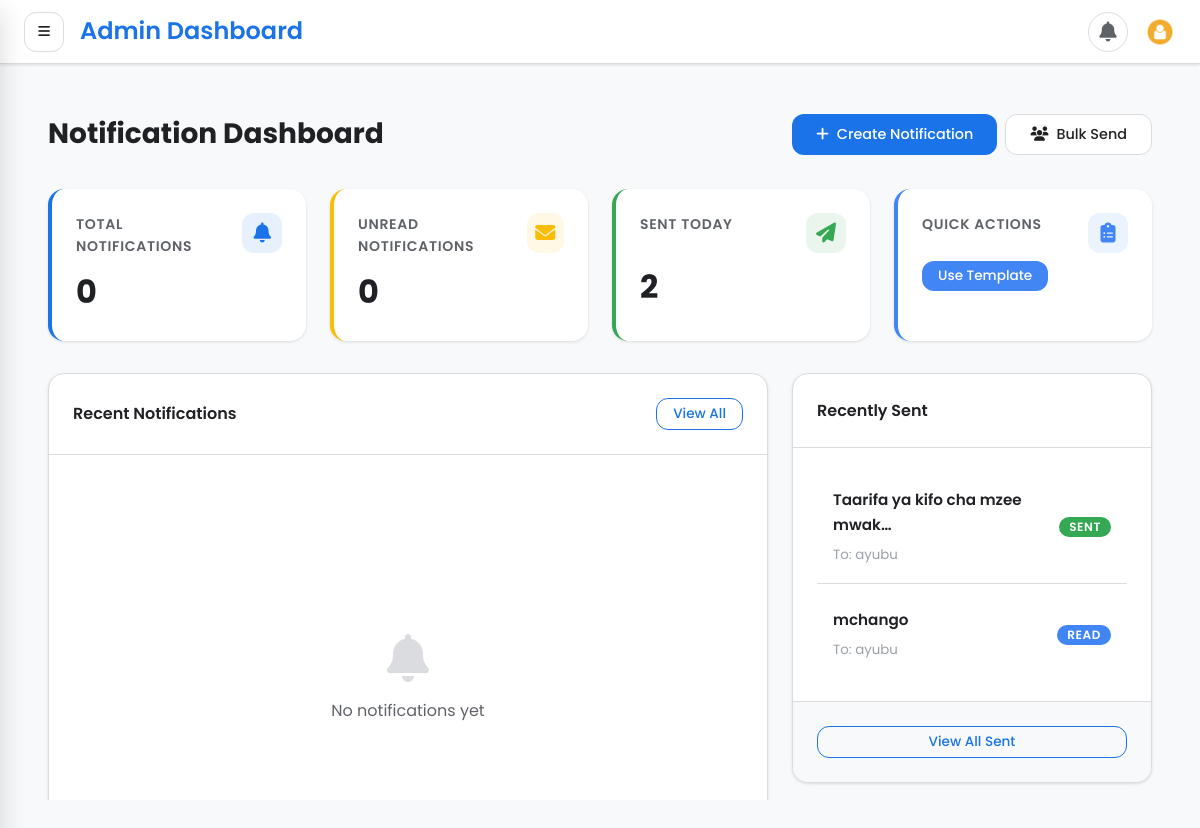
Screenshot of /notifications/ (signed in) with the database file from the repository.
### notification/models.py (models this page shows, shortened)
class Notification(models.Model):
    NOTIFICATION_TYPES = [
        ('announcement', 'Announcement'),
        ('event', 'Event'),
        ('prayer_request', 'Prayer Request'),
        ('donation', 'Donation'),
        ('attendance', 'Attendance'),
        ('birthday', 'Birthday'),
        ('anniversary', 'Anniversary'),
        ('volunteer', 'Volunteer'),
        ('meeting', 'Meeting'),
        ('broadcast', 'Broadcast'),
        ('reminder', 'Reminder'),
        ('alert', 'Alert'),
    ]
    PRIORITY_LEVELS = [
        ('low', 'Low'),
        ('medium', 'Medium'),
        ('high', 'High'),
        ('urgent', 'Urgent'),
    ]
    STATUS_CHOICES = [
        ('pending', 'Pending'),
        ('sent', 'Sent'),
        ('read', 'Read'),
        ('archived', 'Archived'),
    ]
    title = models.CharField(max_length=255)
    message = models.TextField()
    notification_type = models.CharField(max_length=50, choices=NOTIFICATION_TYPES)
    priority = models.CharField(max_length=20, choices=PRIORITY_LEVELS, default='medium')
    status = models.CharField(max_length=20, choices=STATUS_CHOICES, default='pending')
    recipient = models.ForeignKey(User, on_delete=models.CASCADE, related_name='notifications')
    sender = models.ForeignKey(User, on_delete=models.SET_NULL, null=True, blank=True, related_name='sent_notifications')
    is_read = models.BooleanField(default=False)
    read_at = models.DateTimeField(null=True, blank=True)
    sent_at = models.DateTimeField(null=True, blank=True)
    scheduled_for = models.DateTimeField(null=True, blank=True)
    action_url = models.URLField(max_length=500, blank=True, null=True, help_text="URL to redirect when notification is clicked")
    icon = models.CharField(max_length=50, blank=True, null=True, help_text="Icon class or name")
    content_type = models.CharField(max_length=100, blank=True, null=True, help_text="Type of related content")
    object_id = models.PositiveIntegerField(blank=True, null=True, help_text="ID of related object")
    created_at = models.DateTimeField(auto_now_add=True)
    updated_at = models.DateTimeField(auto_now=True)
    expires_at = models.DateTimeField(null=True, blank=True, help_text="Notification expiry date")
    class Meta:
        ordering = ['-created_at']
        indexes = [
            models.Index(fields=['recipient', 'is_read']),
            models.Index(fields=['notification_type', 'status']),
            models.Index(fields=['-created_at']),
        ]
        verbose_name = 'Notification'
        verbose_name_plural = 'Notifications'

### users/models.py (models this page shows, shortened)
class User(AbstractBaseUser, PermissionsMixin):
    roles =[
        ('admin','Admin'),
        ('Chairperson','Chairperson'),
        ('Secretary','Secretary'),
        ('Accountant','Accountant'),
        ('Member','Member'),
    ]
    username = models.CharField(max_length=255, blank=True, unique=True)
    email = models.EmailField(max_length=255, unique=True, null=True, blank=True)
    firstname = models.CharField(max_length=30, null=True, blank=True)
    lastname = models.CharField(max_length=30, null=True, blank=True)
    is_active = models.BooleanField(default=True)
    roles = models.CharField(max_length=50, choices=roles, default='Member')
    date_joined = models.DateTimeField(default=timezone.now)
    is_staff = models.BooleanField(default=False)
    is_verified = models.BooleanField(default=False)
    phone = models.CharField(max_length=15, blank=True, null=True)
    force_password_change = models.BooleanField(default=True)
    objects = ManagerUser()
    USERNAME_FIELD = 'username' # primary identifier for django auth
    REQUIRED_FIELDS = []     # required when creating superuser

### notification/views.py (the view)
# urls.py: path('', views.NotificationDashboardView.as_view(), name='notification-dashboard'),
class NotificationDashboardView(LoginRequiredMixin, View):
    def get(self, request):
        user_notifications = Notification.objects.filter(
            recipient=request.user
        ).order_by('-created_at')[:10]
        sent_notifications = Notification.objects.filter(
            sender=request.user
        ).order_by('-created_at')[:5]
        total_notifications = Notification.objects.filter(recipient=request.user).count()
        unread_notifications = Notification.objects.filter(
            recipient=request.user,
            is_read=False
        ).count()
        context = {
            'user_notifications': user_notifications,
            'sent_notifications': sent_notifications,
            'total_notifications': total_notifications,
            'unread_notifications': unread_notifications,
            'notification_types': Notification.NOTIFICATION_TYPES,
            'priority_levels': Notification.PRIORITY_LEVELS,
        }
        return render(request, 'notification/dashboard.html', context)

### templates/notification/dashboard.html (shortened to what this page needs)
{% extends 'base.html' %}
{% load static %}
{% block content %}
<div class="dashboard-container">
    <div class="dashboard-header">
        <h1>Notification Dashboard</h1>
        <div class="header-actions">
            <a href="{% url 'create-notification' %}" class="btn btn-primary">
                <i class="fas fa-plus"></i>Create Notification
            </a>
            <a href="{% url 'bulk-notification' %}" class="btn btn-secondary">
                <i class="fas fa-users"></i>Bulk Send
            </a>
        </div>
    </div>
    <div class="stats-grid">
        <div class="stat-card">
            <div class="stat-header">
                <div class="stat-title">Total Notifications</div>
                <div class="stat-icon">
                    <i class="fas fa-bell"></i>
                </div>
            </div>
            <div class="stat-value">{{ total_notifications }}</div>
        </div>
        <div class="stat-card warning">
            <div class="stat-header">
                <div class="stat-title">Unread Notifications</div>
                <div class="stat-icon">
                    <i class="fas fa-envelope"></i>
                </div>
            </div>
            <div class="stat-value">{{ unread_notifications }}</div>
        </div>
        <div class="stat-card success">
            <div class="stat-header">
                <div class="stat-title">Sent Today</div>
                <div class="stat-icon">
                    <i class="fas fa-paper-plane"></i>
                </div>
            </div>
            <div class="stat-value">{{ sent_notifications.count }}</div>
        </div>
        <div class="stat-card info">
            <div class="stat-header">
                <div class="stat-title">Quick Actions</div>
                <div class="stat-icon">
                    <i class="fas fa-clipboard-list"></i>
                </div>
            </div>
            <div class="d-flex align-items-center">
                <a href="{% url 'template-notification' %}" class="btn btn-sm btn-info">
                    Use Template
                </a>
            </div>
        </div>
    </div>
    <div class="content-grid">
        <div>
            <div class="card">
                <div class="card-header">
                    <h6>Recent Notifications</h6>
                    <a href="{% url 'notification-list' %}" class="btn btn-sm btn-outline-primary">
                        View All
                    </a>
                </div>
                <div class="card-body">
                    {% if user_notifications %}
                        <div class="list-group">
                            {% for notification in user_notifications %}
                                <a href="{% url 'notification-detail' notification.id %}"
                                   class="list-group-item list-group-item-action {% if not notification.is_read %}unread{% endif %}">
                                    <div class="d-flex justify-content-between">
                                        <h6>
                                            {% if not notification.is_read %}
                                                <span class="badge badge-primary me-2">NEW</span>
                                            {% endif %}
                                            {{ notification.title }}
                                        </h6>
                                        <small class="text-muted">{{ notification.created_at|timesince }} ago</small>
                                    </div>
                                    <p class="mb-1 text-truncate">{{ notification.message|truncatechars:100 }}</p>
                                    <div class="d-flex justify-content-between align-items-center">
                                        <div class="btn-group">
                                            <span class="badge badge-secondary">{{ notification.get_notification_type_display }}</span>
                                            <span class="badge {% if notification.priority == 'high' %}badge-danger
                                                               {% elif notification.priority == 'medium' %}badge-warning
                                                               {% else %}badge-info{% endif %}">
                                                {{ notification.get_priority_display }}
                                            </span>
                                        </div>
                                        {% if not notification.is_read %}
                                            <form method="post" action="{% url 'mark-as-read' notification.id %}"
                                                  class="mark-read-form">
                                                {% csrf_token %}
                                                <button type="submit" class="btn btn-sm btn-outline-success">
                                                    Mark as Read
                                                </button>
                                            </form>
                                        {% endif %}
                                    </div>
                                </a>
                            {% endfor %}
                        </div>
                    {% else %}
                        <div class="empty-state">
                            <i class="fas fa-bell"></i>
                            <p>No notifications yet</p>
                        </div>
                    {% endif %}
                </div>
            </div>
        </div>
        <div>
            <div class="card">
                <div class="card-header">
                    <h6>Recently Sent</h6>
                </div>
                <div class="card-body">
                    {% if sent_notifications %}
                        <div class="list-group list-group-flush">
                            {% for notification in sent_notifications %}
                                <div class="list-group-item">
                                    <div class="d-flex justify-content-between align-items-center">
                                        <div>
                                            <h6 class="mb-0">{{ notification.title|truncatechars:30 }}</h6>
                                            <small class="text-muted">
                                                To: {{ notification.recipient.get_full_name|default:notification.recipient.username }}
                                            </small>
                                        </div>
                                        <span class="badge {% if notification.status == 'sent' %}badge-success
                                                          {% elif notification.status == 'read' %}badge-info
                                                          {% else %}badge-secondary{% endif %}">
                                            {{ notification.get_status_display }}
                                        </span>
                                    </div>
                                </div>
                            {% endfor %}
                        </div>
                    {% else %}
                        <div class="empty-state py-3">
                            <p>No sent notifications</p>
                        </div>
                    {% endif %}
                </div>
                <div class="card-footer">
                    <a href="{% url 'sent-notifications' %}" class="btn btn-sm btn-outline-primary w-100">
                        View All Sent
                    </a>
                </div>
            </div>
        </div>
    </div>
</div>
{% endblock %}

### templates/base.html (style rules this page uses)
* { margin: 0; padding: 0; box-sizing: border-box; -webkit-tap-highlight-color: transparent; font-family: "Poppins", -apple-system, BlinkMacSystemFont, sans-serif; }
:root { --primary: #1a73e8; --primary-dark: #0d47a1; --primary-light: #42a5f5; --secondary: #34a853; --secondary-dark: #2e7d32; --accent: #fbbc04; --danger: #ea4335; --warning: #fbbc04; --success: #34a853; --info: #4285f4; --background: #f8f9fa; --surface: #ffffff; --surface-dark: #202124; --text-primary: #202124; --text-secondary: #5f6368; --text-disabled: #9aa0a6; --divider: #dadce0; --shadow-sm: 0 1px 3px rgba(0, 0, 0, 0.12); --shadow-md: 0 4px 6px rgba(0, 0, 0, 0.1); --shadow-lg: 0 10px 25px rgba(0, 0, 0, 0.15); --shadow-xl: 0 20px 40px rgba(0, 0, 0, 0.2); --radius-sm: 8px; --radius-md: 12px; --radius-lg: 16px; --radius-xl: 24px; --radius-full: 9999px; --space-xs: 4px; --space-sm: 8px; --space-md: 16px; --space-lg: 24px; --space-xl: 32px; --space-2xl: 48px; --transition-fast: 150ms ease; --transition-base: 250ms ease; --transition-slow: 350ms ease; --sidebar-width: 280px; --sidebar-collapsed: 72px; --header-height: 64px; }
body { font-family: "Poppins", -apple-system, BlinkMacSystemFont, sans-serif; background: var(--background); color: var(--text-primary); line-height: 1.6; -webkit-font-smoothing: antialiased; -moz-osx-font-smoothing: grayscale; overflow: hidden; }
h1 { font-size: 2rem; font-weight: 700; }
h6 { font-size: 1rem; font-weight: 600; }
.text-muted { color: var(--text-secondary); }
.btn { padding: var(--space-sm) var(--space-md); border-radius: var(--radius-md); font-weight: 500; cursor: pointer; transition: all var(--transition-fast); border: none; font-family: "Poppins", sans-serif; font-size: 0.875rem; display: inline-flex; align-items: center; justify-content: center; gap: var(--space-sm); text-decoration: none; }
.btn-primary { background: var(--primary); color: white; border: 1px solid var(--primary); }
.btn-secondary { background: var(--secondary); color: white; border: 1px solid var(--secondary); }
.btn-outline-primary { background: transparent; color: var(--primary); border: 1px solid var(--primary); }
.btn-sm { padding: var(--space-xs) var(--space-sm); font-size: 0.75rem; }
.card { background: var(--surface); border-radius: var(--radius-lg); box-shadow: var(--shadow-sm); border: 1px solid var(--divider); margin-bottom: var(--space-md); overflow: hidden; }
.card-header { padding: var(--space-lg); border-bottom: 1px solid var(--divider); display: flex; align-items: center; justify-content: space-between; }
.card-body { padding: var(--space-lg); }
.card-footer { padding: var(--space-lg); border-top: 1px solid var(--divider); background: var(--background); }
.badge { display: inline-block; padding: 4px 8px; font-size: 0.75rem; font-weight: 600; border-radius: var(--radius-full); line-height: 1; }
.badge-success { background: rgba(52, 168, 83, 0.1); color: var(--success); }
.badge-info { background: rgba(66, 133, 244, 0.1); color: var(--info); }
.d-flex { display: flex !important; }
.align-items-center { align-items: center; }
.justify-content-between { justify-content: space-between; }
.w-100 { width: 100%; }
.empty-state { display: flex; flex-direction: column; align-items: center; justify-content: center; padding: var(--space-2xl); text-align: center; color: var(--text-secondary); height: 100%; min-height: 400px; }
.empty-state i { font-size: 4rem; color: var(--divider); margin-bottom: var(--space-lg); }
.empty-state p { margin-bottom: var(--space-lg); max-width: 400px; }

### rows the page displays
Notification: title "Taarifa ya kifo cha mzee mwak…", recipient.get_full_name "ayubu", status "SENT"
Notification: title "mchango", recipient.get_full_name "ayubu", status "READ"

### other values shown
{{ total_notifications }} "0"
{{ unread_notifications }} "0"
{{ sent_notifications.count }} "2"
